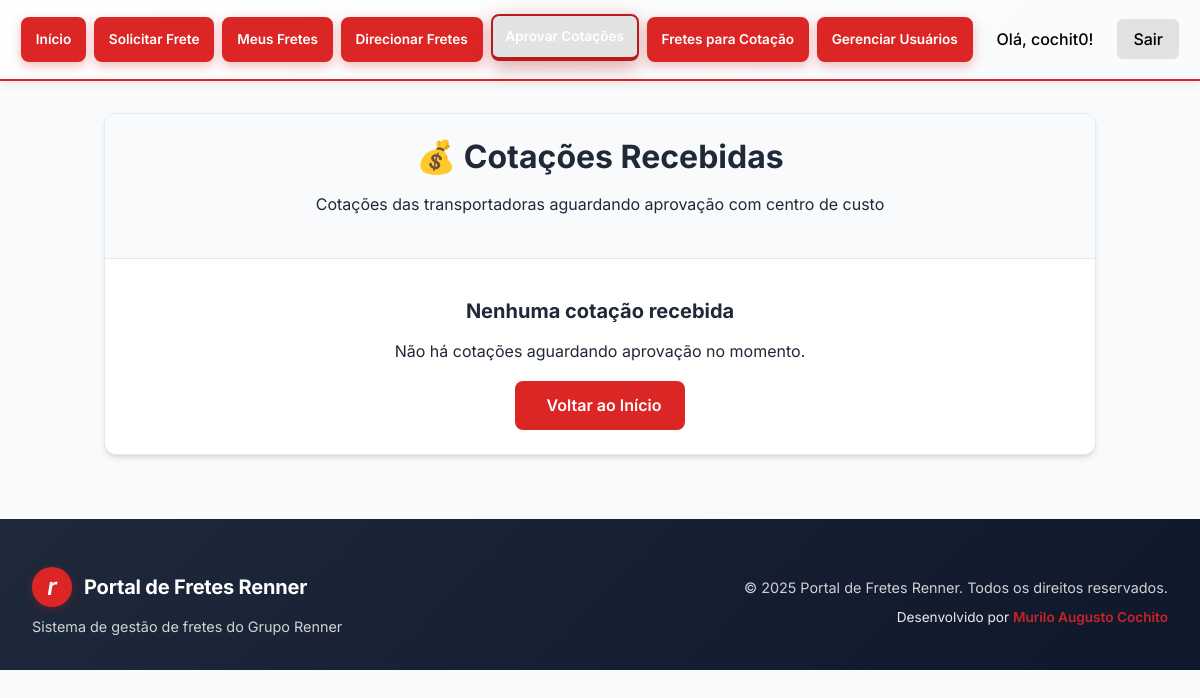
The page /cotacoes-recebidas/ (signed in) on the database as committed earlier.
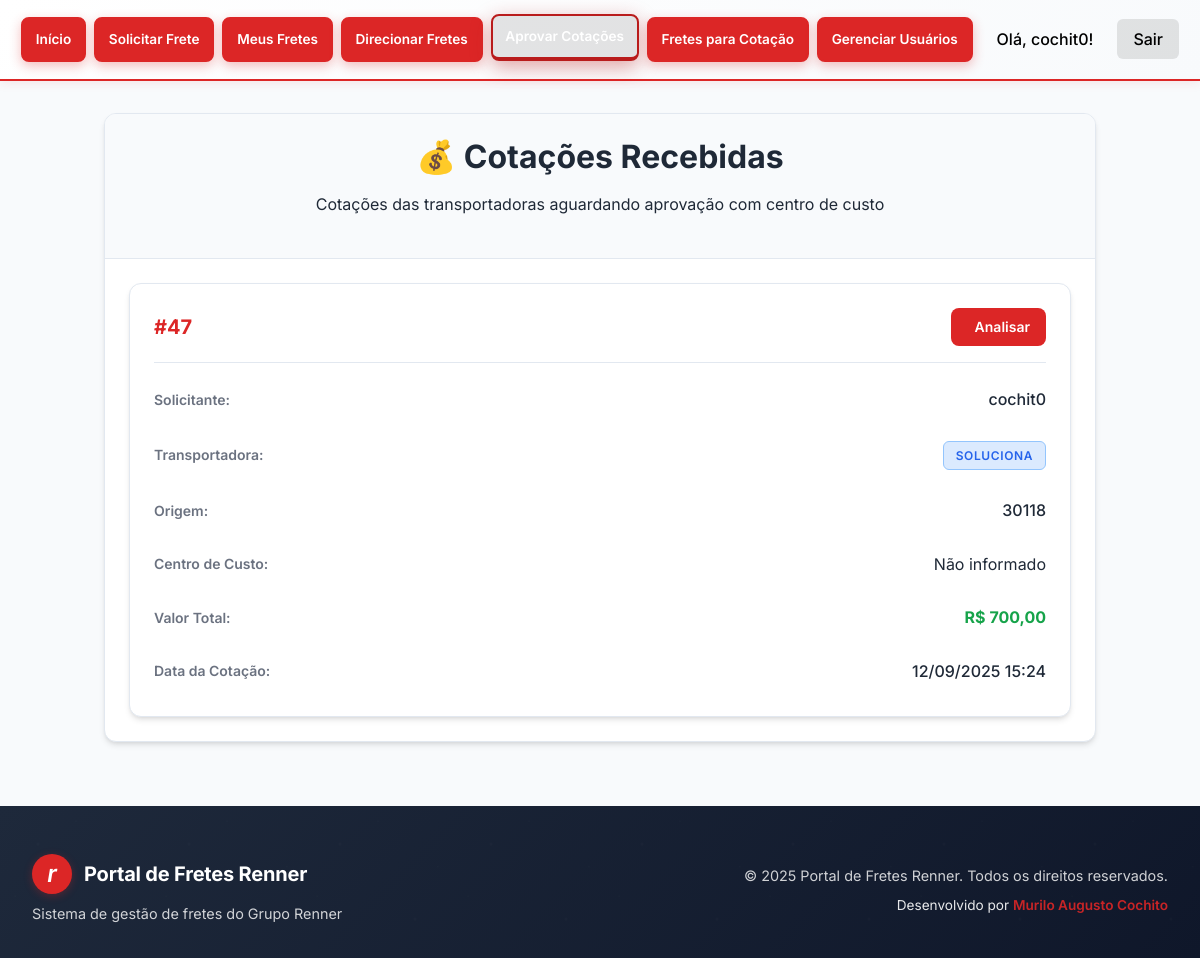
The same page on the database as committed later.
### fretes/models.py (models this page shows, shortened)
class CotacaoFrete(models.Model):
	frete = models.ForeignKey(FreteRequest, on_delete=models.CASCADE, related_name='cotacoes')
	transportadora = models.ForeignKey(Transportadora, on_delete=models.CASCADE, related_name='cotacoes_feitas')
	valor_frete = models.DecimalField(max_digits=10, decimal_places=2, null=True, blank=True, verbose_name="Valor do Frete")
	valor_pedagio = models.DecimalField(max_digits=10, decimal_places=2, null=True, blank=True, verbose_name="Valor do Pedágio")
	valor_ajudante = models.DecimalField(max_digits=10, decimal_places=2, null=True, blank=True, verbose_name="Valor do Ajudante")
	valor_total = models.DecimalField(max_digits=10, decimal_places=2, null=True, blank=True, verbose_name="Valor Total")
	STATUS_COTACAO_CHOICES = [
		('pendente', 'Pendente'),
		('enviada', 'Enviada'),
		('aprovada', 'Aprovada'),
		('rejeitada', 'Rejeitada'),
		('rejeitada_transportadora', 'Rejeitada pela Transportadora'),
	]
	status = models.CharField(max_length=30, choices=STATUS_COTACAO_CHOICES, default='pendente')
	data_cotacao = models.DateTimeField(null=True, blank=True, verbose_name="Data da Cotação")
	observacoes_cotacao = models.TextField(blank=True, null=True, verbose_name="Observações da Cotação")
	motivo_rejeicao_transportadora = models.TextField(blank=True, null=True, verbose_name="Motivo da Rejeição pela Transportadora")
	aprovador = models.ForeignKey(User, on_delete=models.SET_NULL, null=True, blank=True, related_name='cotacoes_aprovadas', verbose_name="Aprovador")
	data_aprovacao = models.DateTimeField(null=True, blank=True, verbose_name="Data de Aprovação")
	observacoes_aprovacao = models.TextField(blank=True, null=True, verbose_name="Observações da Aprovação")
	justificativa_rejeicao = models.TextField(blank=True, null=True, verbose_name="Justificativa da Rejeição")

class FreteRequest(models.Model):
	usuario = models.ForeignKey(User, on_delete=models.CASCADE)
	data_criacao = models.DateTimeField(auto_now_add=True)
	descricao = models.TextField(blank=True)
	transportadora_selecionada = models.ForeignKey(Transportadora, null=True, blank=True, on_delete=models.SET_NULL)
	origem = models.ForeignKey(Loja, null=True, blank=True, on_delete=models.SET_NULL, related_name='fretes_origem')
	horario_coleta = models.CharField(max_length=50, blank=True, null=True)
	observacoes_origem = models.TextField(blank=True, null=True, verbose_name="Observações da Coleta")
	anexo_origem = models.FileField(upload_to='anexos/origem/', blank=True, null=True, verbose_name="Anexo da Origem", help_text="Arquivo Excel ou PDF relacionado à origem")
	TIPO_VEICULO_CHOICES = [
		('carreta', 'Carreta'),
		('truck', 'Truck'),
		('vuc', 'VUC'),
		('toco', 'Toco'),
		('3_4', '3/4'),
		('van', 'Van'),
	]
	tipo_veiculo = models.CharField(max_length=10, choices=TIPO_VEICULO_CHOICES, blank=True, null=True, verbose_name="Tipo de Veículo", help_text="Tipo de veículo necessário para o frete")
	precisa_ajudante = models.BooleanField(default=False, verbose_name="Precisa de Ajudante", help_text="Indica se o frete necessita de ajudante")
	quantidade_ajudantes = models.PositiveIntegerField(default=0, verbose_name="Quantidade de Ajudantes", help_text="Número de ajudantes necessários")
	nota_fiscal_emitida = models.BooleanField(default=False, verbose_name="Nota Fiscal Emitida", help_text="Indica se a nota fiscal já foi emitida")
	anexo_nota_fiscal = models.FileField(upload_to='anexos/nota_fiscal/', blank=True, null=True, verbose_name="Anexo da Nota Fiscal", help_text="Arquivo da nota fiscal (PDF, Excel)")
	quem_paga_frete = models.CharField(max_length=100, blank=True, null=True, verbose_name="Quem Paga o Frete", help_text="Loja responsável pelo pagamento do frete")
	STATUS_CHOICES = [
		('pendente', 'Pendente'),
		('cotacao_enviada', 'Cotação Enviada'),
		('cotacao_recebida', 'Cotação Recebida'),
		('cotacao_aprovada', 'Cotação Aprovada'),
		('rejeitado', 'Rejeitado'),
		('rejeitado_transportadora', 'Rejeitado pela Transportadora'),
		('cancelado', 'Cancelado'),
		('finalizado', 'Finalizado'),
	]
	status = models.CharField(max_length=30, choices=STATUS_CHOICES, default='pendente')
	centro_custo = models.CharField(max_length=100, blank=True, null=True, verbose_name="Centro de Custo", help_text="Centro de custo aprovado para o frete")
	aprovador = models.ForeignKey(User, on_delete=models.SET_NULL, null=True, blank=True, related_name='fretes_aprovados', verbose_name="Aprovador")
	data_aprovacao = models.DateTimeField(null=True, blank=True, verbose_name="Data de Aprovação")
	observacoes_aprovacao = models.TextField(blank=True, null=True, verbose_name="Observações da Aprovação")
	justificativa_rejeicao = models.TextField(blank=True, null=True, verbose_name="Justificativa da Rejeição")
	motivo_cancelamento = models.TextField(blank=True, null=True, verbose_name="Motivo do Cancelamento", help_text="Justificativa para o cancelamento do frete")
	usuario_cancelamento = models.ForeignKey(User, on_delete=models.SET_NULL, null=True, blank=True, related_name='fretes_cancelados', verbose_name="Usuário que Cancelou")
	data_cancelamento = models.DateTimeField(null=True, blank=True, verbose_name="Data do Cancelamento")
	transportadora = models.ForeignKey(User, on_delete=models.SET_NULL, null=True, blank=True, related_name='fretes_cotados', verbose_name="Transportadora", help_text="Transportadora responsável pela cotação")
	valor_frete = models.DecimalField(max_digits=10, decimal_places=2, null=True, blank=True, verbose_name="Valor do Frete", help_text="Valor cobrado pelo frete")
	valor_pedagio = models.DecimalField(max_digits=10, decimal_places=2, null=True, blank=True, verbose_name="Valor do Pedágio", help_text="Valor cobrado pelo pedágio")
	valor_ajudante = models.DecimalField(max_digits=10, decimal_places=2, null=True, blank=True, verbose_name="Valor do Ajudante", help_text="Valor cobrado pelo ajudante")
	valor_total = models.DecimalField(max_digits=10, decimal_places=2, null=True, blank=True, verbose_name="Valor Total", help_text="Soma total da cotação")
	data_cotacao = models.DateTimeField(null=True, blank=True, verbose_name="Data da Cotação")
	observacoes_cotacao = models.TextField(blank=True, null=True, verbose_name="Observações da Cotação")
	motivo_rejeicao_transportadora = models.TextField(blank=True, null=True, verbose_name="Motivo da Rejeição pela Transportadora")

class Transportadora(models.Model):
	nome = models.CharField(max_length=100)
	email = models.EmailField()

class Loja(models.Model):
	nome = models.CharField(max_length=100)
	endereco = models.CharField(max_length=255)
	numero = models.CharField(max_length=20)
	municipio = models.CharField(max_length=100)
	estado = models.CharField(max_length=2)
	cep = models.CharField(max_length=15, blank=True)
	regional = models.CharField(max_length=100, blank=True)
	latitude = models.DecimalField(max_digits=9, decimal_places=6, null=True, blank=True)
	longitude = models.DecimalField(max_digits=9, decimal_places=6, null=True, blank=True)

### fretes/views.py (the view)
# urls.py: path('cotacoes-recebidas/', views.cotacoes_recebidas, name='cotacoes_recebidas'),
@login_required(login_url='/login/')
def cotacoes_recebidas(request):
    try:
        user_profile = request.user.userprofile
        if not (user_profile.is_usuario_master() or user_profile.is_gerente()):
            messages.error(request, 'Você não tem permissão para aprovar cotações.')
            return redirect('home')
    except UserProfile.DoesNotExist:
        messages.error(request, 'Perfil de usuário não encontrado.')
        return redirect('home')
    cotacoes_recebidas = CotacaoFrete.objects.filter(
        status='enviada'
    ).select_related('frete__usuario', 'frete__origem', 'transportadora').prefetch_related('frete__destinos').order_by('-data_cotacao')
    return render(request, 'fretes/cotacoes_recebidas.html', {
        'cotacoes_recebidas': cotacoes_recebidas
    })

### fretes/models.py (called while the page is built)
	def is_usuario_master(self):
		return self.is_master or self.tipo_usuario == 'master'

	def is_gerente(self):
		return self.tipo_usuario == 'gerente'

	def is_transportadora(self):
		return self.tipo_usuario == 'transportadora'

### fretes/templates/fretes/cotacoes_recebidas.html (shortened to what this page needs)
{% extends 'fretes/base.html' %}
{% load frete_filters %}
{% block content %}
<div class="container-lg mt-8">
    <div class="card animate-fade-in">
        <div class="card-header">
            <h2 class="text-center">💰 Cotações Recebidas</h2>
            <p class="text-muted text-center">Cotações das transportadoras aguardando aprovação com centro de custo</p>
        </div>
        <div class="card-body">
            {% if cotacoes_recebidas %}
                <div class="cotacoes-grid">
                    {% for cotacao in cotacoes_recebidas %}
                    <div class="cotacao-card">
                        <div class="cotacao-header">
                            <div class="cotacao-id">
                                <strong>#{{ cotacao.frete.id }}</strong>
                            </div>
                            <div class="cotacao-actions">
                                <a href="{% url 'aprovar_cotacao' cotacao.id %}" class="btn btn-primary btn-sm">
                                     Analisar
                                </a>
                            </div>
                        </div>
                        <div class="cotacao-info">
                            <div class="info-row">
                                <span class="info-label">Solicitante:</span>
                                <span class="info-value">{{ cotacao.frete.usuario.username }}</span>
                            </div>
                            <div class="info-row">
                                <span class="info-label">Transportadora:</span>
                                <span class="badge badge-info">{{ cotacao.transportadora.nome }}</span>
                            </div>
                            <div class="info-row">
                                <span class="info-label">Origem:</span>
                                <span class="info-value">{{ cotacao.frete.origem.nome }}</span>
                            </div>
                            <div class="info-row">
                                <span class="info-label">Centro de Custo:</span>
                                {% if cotacao.frete.centro_custo %}
                                    <span class="badge badge-secondary">{{ cotacao.frete.centro_custo }}</span>
                                {% else %}
                                    <span class="text-muted">Não informado</span>
                                {% endif %}
                            </div>
                            <div class="info-row">
                                <span class="info-label">Valor Total:</span>
                                {% if cotacao.valor_total %}
                                    <span class="info-value text-success font-bold">R$ {{ cotacao.valor_total|floatformat:2 }}</span>
                                {% else %}
                                    <span class="text-muted">Não informado</span>
                                {% endif %}
                            </div>
                            <div class="info-row">
                                <span class="info-label">Data da Cotação:</span>
                                <span class="info-value">{{ cotacao.data_cotacao|date:"d/m/Y H:i" }}</span>
                            </div>
                        </div>
                    </div>
                    {% endfor %}
                </div>
            {% else %}
                <div class="text-center py-5">
                    <h4 class="text-muted">Nenhuma cotação recebida</h4>
                    <p class="text-muted">Não há cotações aguardando aprovação no momento.</p>
                    <a href="{% url 'home' %}" class="btn btn-primary">
                         Voltar ao Início
                    </a>
                </div>
            {% endif %}
        </div>
    </div>
</div>
{% endblock %}

Rows that differ between the two databases and show on the page:
added CotacaoFrete: frete.id "47", frete.usuario.username "cochit0", transportadora.nome "SOLUCIONA", frete.origem.nome "30118", shows "Não informado", valor_total "700,00", data_cotacao "12/09/2025 15:24"
Other text that changed with them:
text no longer shown: "Nenhuma cotação recebida Não há cotações aguardando aprovação no momento. Voltar ao Início"
